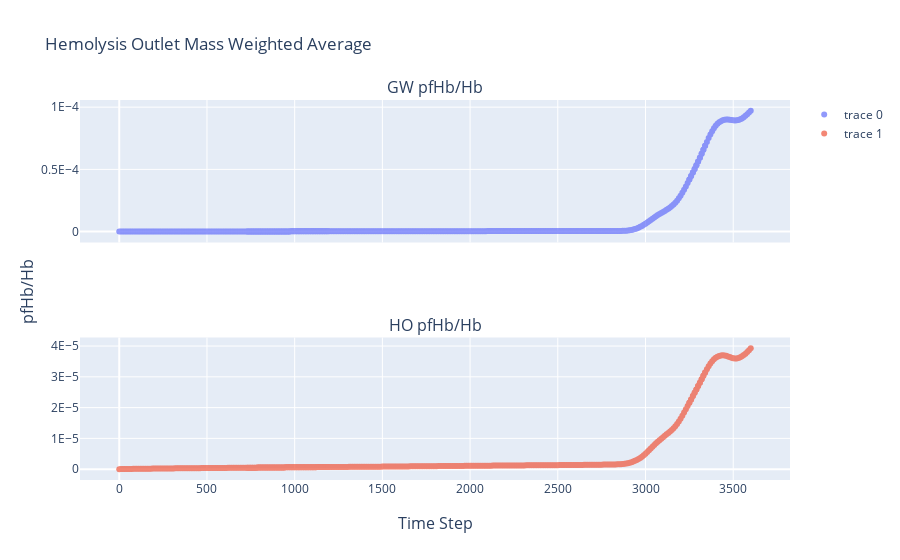

Here is the notebook cell this chart was saved with:
### Code cell
fig = make_subplots(
    rows=2,
    cols=1,
    shared_xaxes=True,
    x_title="Time Step",
    y_title="pfHb/Hb ",subplot_titles=('GW pfHb/Hb', 'HO pfHb/Hb') )

fig.add_trace(go.Scatter(x=resid_dict['gw-hemolysis.out']['Time Step'],
                         y=resid_dict['gw-hemolysis.out']['pfHb/Hb'],
                         mode='markers',
                         opacity=scatter_opacity,),
              row=1,col=1)
# fig.add_trace(go.Scatter(x=bin_df['bin_centres'],
#                          y=bin_df['eds-hemolysis_bin_mean'],
#                          mode='markers+lines',
#                          name='Mean +/- STD',
#                          line=dict(color='black'),
#                          opacity=.55,
#                          error_y_array=bin_df['eds-hemolysis_std'],
#                          showlegend=True))

fig.add_trace(go.Scatter(x=resid_dict['ho-hemolysis.out']['Time Step'],
                         y=resid_dict['ho-hemolysis.out']['pfHb/Hb'],
                         mode='markers',
                         opacity=scatter_opacity,),
              row=2,col=1)
fig.update_layout(
    title="Hemolysis Outlet Mass Weighted Average",
    legend_title=None,
    yaxis = dict(showexponent = 'all',
                 exponentformat = 'E'),
    yaxis2 = dict(showexponent = 'all',
                 exponentformat = 'E'))
fig.show()

print('Time Averaged HO pfHb (mg/dL) each blade pass at Outlet: ' + str(time_sample_dict['ho-hemolysis.out']['pfHb'].mean()))
print('Time Averaged GW pfHb (mg/dL) each blade pass at Outlet: ' + str(time_sample_dict['gw-hemolysis.out']['pfHb'].mean()))

### Figure 1 — Plotly figure (JSON) as saved in the notebook; plotly's stock layout.template omitted (floating-point values rounded to 4 significant figures; data arrays with more than 128 entries replaced by an {"elided": "..."} marker saying what was removed)
{"data": [{"mode": "markers", "opacity": 0.7, "type": "scatter", "x": {"elided": "418 int values"}, "xaxis": "x", "y": {"elided": "418 float values"}, "yaxis": "y"}, {"mode": "markers", "opacity": 0.7, "type": "scatter", "x": {"elided": "418 int values"}, "xaxis": "x2", "y": {"elided": "418 float values"}, "yaxis": "y2"}], "layout": {"annotations": [{"font": {"size": 16}, "showarrow": false, "text": "GW pfHb/Hb", "x": 0.5, "xanchor": "center", "xref": "paper", "y": 1.0, "yanchor": "bottom", "yref": "paper"}, {"font": {"size": 16}, "showarrow": false, "text": "HO pfHb/Hb", "x": 0.5, "xanchor": "center", "xref": "paper", "y": 0.375, "yanchor": "bottom", "yref": "paper"}, {"font": {"size": 16}, "showarrow": false, "text": "Time Step", "x": 0.5, "xanchor": "center", "xref": "paper", "y": 0, "yanchor": "top", "yref": "paper", "yshift": -30}, {"font": {"size": 16}, "showarrow": false, "text": "pfHb/Hb ", "textangle": -90, "x": 0, "xanchor": "right", "xref": "paper", "xshift": -40, "y": 0.5, "yanchor": "middle", "yref": "paper"}], "legend": {"title": {}}, "title": {"text": "Hemolysis Outlet Mass Weighted Average"}, "xaxis": {"anchor": "y", "domain": [0.0, 1.0], "matches": "x2", "showticklabels": false}, "xaxis2": {"anchor": "y2", "domain": [0.0, 1.0]}, "yaxis": {"anchor": "x", "domain": [0.625, 1.0], "exponentformat": "E", "showexponent": "all"}, "yaxis2": {"anchor": "x2", "domain": [0.0, 0.375], "exponentformat": "E", "showexponent": "all"}}}
